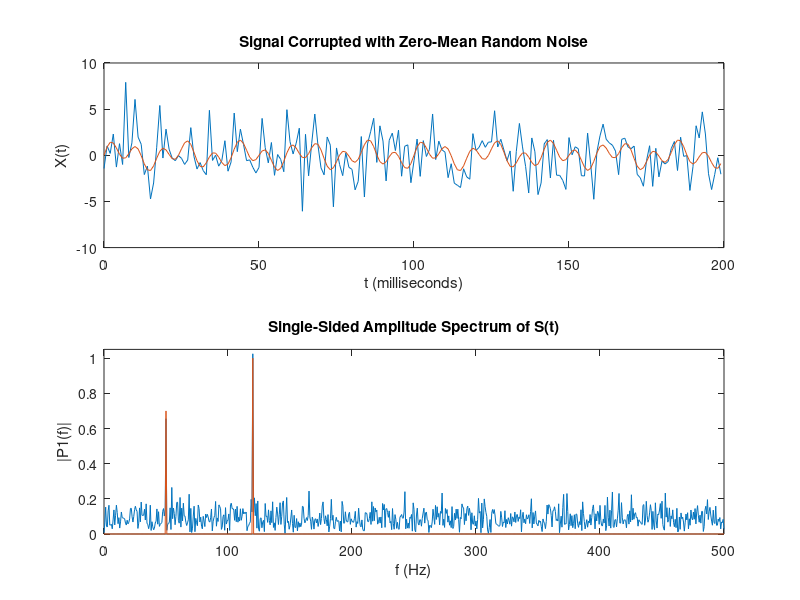

This chart was generated by the following MATLAB code:
%% Signal in Time Domain 
% Use Fourier transforms to find the frequency components of a signal buried in noise.
% Specify the parameters of a signal with a sampling frequency of 1 kHz and a signal duration of 1.5 seconds
Fs = 1000;            % Sampling frequency                    
T = 1/Fs;             % Sampling period       
L = 1500;             % Length of signal
t = (0:L-1)*T;        % Time vector
 
% Form a signal containing a 50 Hz sinusoid of amplitude 0.7 and a 120 Hz sinusoid of amplitude 1.
S = 0.7*sin(2*pi*50*t) + sin(2*pi*120*t);
 
% Corrupt the signal with zero-mean white noise with a variance of 4.
X = S + 2*randn(size(t));
 
% Plot the noisy signal in the time domain. It is difficult to identify the frequency components by looking at the signal X(t).
subplot(211);
plot(1000*t(1:200),X(1:200))
hold on
plot(1000*t(1:200),S(1:200))
title('Signal Corrupted with Zero-Mean Random Noise')
xlabel('t (milliseconds)')
ylabel('X(t)')
hold off
 
% Signal in Frequency Domain
% Compute the Fourier transform of the signal.
Y = fft(X);
 
% Compute the two-sided spectrum P2. Then compute the single-sided spectrum P1 based on P2 and the even-valued signal length L.
P2 = abs(Y/L);
P1 = P2(1:L/2+1);
P1(2:end-1) = 2*P1(2:end-1);
 
% Define the frequency domain f and plot the single-sided amplitude spectrum P1. 
% The amplitudes are not exactly at 0.7 and 1, as expected, because of the added noise. 
% On average, longer signals produce better frequency approximations.
f = Fs*(0:(L/2))/L;
subplot(212);
plot(f,P1)
ylim([0 1.05]) 
title('Single-Sided Amplitude Spectrum of X(t)')
xlabel('f (Hz)')
ylabel('|P1(f)|')
hold on
 
%% Now, take the Fourier transform of the original, uncorrupted signal and retrieve the exact amplitudes, 0.7 and 1.0.
Y = fft(S);
P2 = abs(Y/L);
P1 = P2(1:L/2+1);
P1(2:end-1) = 2*P1(2:end-1);
 
plot(f,P1) 
title('Single-Sided Amplitude Spectrum of S(t)')
xlabel('f (Hz)')
ylabel('|P1(f)|')